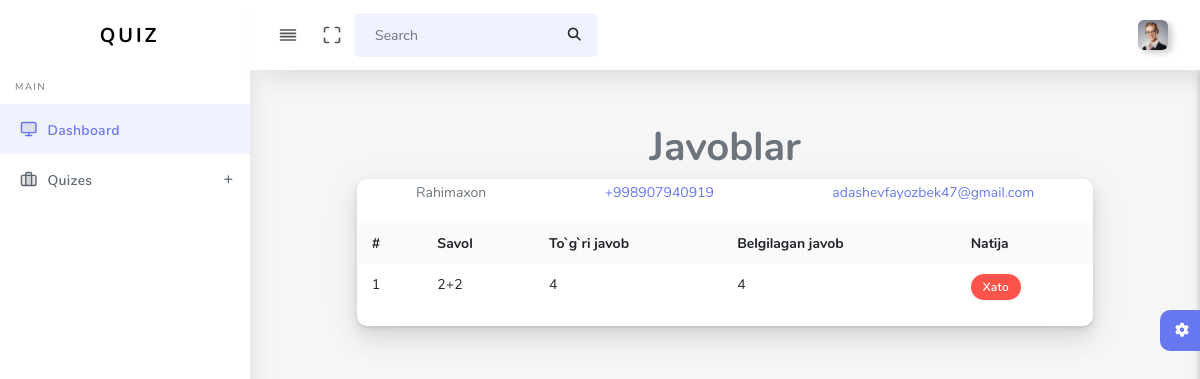
The page /result-detail/3 on the database its author committed.
### main/models.py (models this page shows, shortened)
class QuizTaker(models.Model):
    full_name = models.CharField(max_length=255)
    phone = models.CharField(max_length=255)
    email = models.EmailField(blank=True, null=True)
    quiz = models.ForeignKey(Quiz, on_delete=models.CASCADE)

class Answer(models.Model):
    taker = models.ForeignKey(QuizTaker, on_delete=models.DO_NOTHING)
    question = models.ForeignKey(Question, on_delete=models.CASCADE)
    answer = models.ForeignKey(Option, on_delete=models.CASCADE)
    is_correct = models.BooleanField()

class Question(models.Model):
    quiz = models.ForeignKey(Quiz, on_delete=models.CASCADE)
    title = models.TextField()
    @property
    def correct_answer(self, *args, **kwargs):
        try:
            data = Option.objects.get(question_id=self.id, is_correct=True)
        except:
            data = False
        return data

class Option(models.Model):
    question = models.ForeignKey(Question, on_delete=models.CASCADE)
    name = models.TextField()
    is_correct = models.BooleanField(default=False)

### main/views.py (the view)
# urls.py: path('result-detail/<int:id>', views.result_detail , name ='result_detail' ),
def result_detail(request, id):
    result = Result.objects.get(id=id)
    answers = Answer.objects.filter(taker=result.taker)
    context = {
        'taker':result.taker,
        'answers':answers
    }
    return render(request, 'quiz/result-detail.html', context)

### templates/quiz/result-detail.html (shortened to what this page needs)
{%extends 'base.html'%}
  {%block content%}
        <section class="section" >
          <div class="row d-flex justify-content-center">
            <h1 class="col-12" style="text-align: center;">Javoblar</h1>
          <div class="col-12 col-md-10 col-lg-10">
            <div class="card">
                <div class="d-flex justify-content-around">
                    <p>{{taker.full_name}}</p>
                    <p><a href="tel:{{taker.phone}}">{{taker.phone}}</a></p>
                    <p><a href="mailto:">{{taker.email}}</a></p>
                </div>
              <div class="card-body p-0">
                <div class="table-responsive">
                  <table class="table table-striped table-md">
                    <tbody><tr>
                      <th>#</th>
                      <th>Savol</th>
                      <th>To`g`ri javob</th>
                      <th>Belgilagan javob</th>
                      <th>Natija</th>
                    </tr>
                    {% for answer in answers %}
                    <tr>
                      <td>{{forloop.counter}}</td>
                      <td>{{answer.question.title}}</td>
                      <td>{{answer.question.correct_answer.name}}</td>
                      <td>{{answer.answer.name}}</td>
                      {% if answer.is_correct %}
                        <td><div class="badge badge-success">To`g`ri</div></td>
                      {% else %}
                        <td><div class="badge badge-danger">Xato</div></td>
                      {% endif %}
                    </tr>
                    {% endfor %}
                  </tbody></table>
                </div>
              </div>
            </div>
          </div>
        </div>
        </section>
        <div class="settingSidebar">
          <a href="javascript:void(0)" class="settingPanelToggle"> <i class="fa fa-spin fa-cog"></i>
          </a>
        </div>
  {%endblock%}

### rows shown on the page
QuizTaker: full_name "Rahimaxon", phone "+998907940919", email "adashevfayozbek47@gmail.com"
Answer: question "2+2", question.correct_answer.name "4", answer.name "4", is_correct "Xato"
